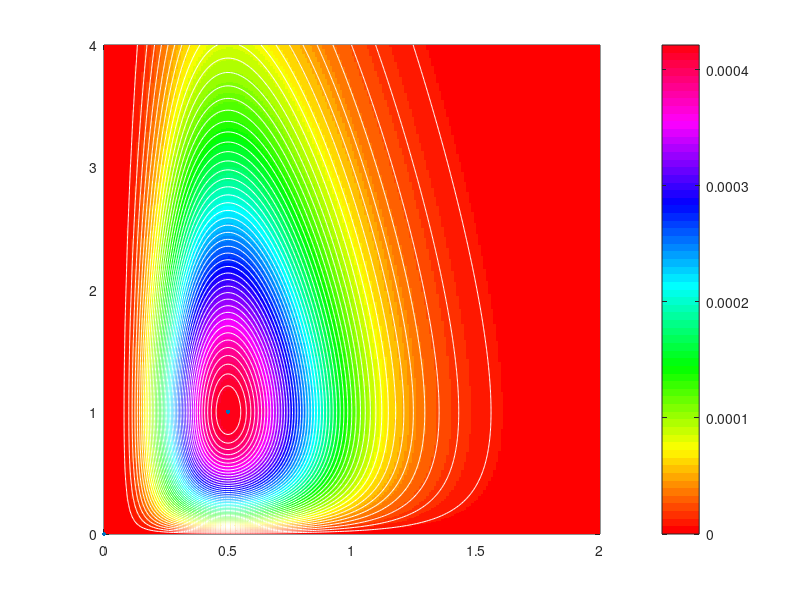

Source code (MATLAB): (Note: this script raises an error after producing the figure.)
% Setting initial conditions and variables.
% h is the time step.
% x and y are both 1 dimensional arrays with their respective coordinates. 
% X and Y are both 2 dimensional arrays with their respective coordinates.

clear
close all
h = 0.01;
x = 0:h:2;
y = 0:h:4;
[X,Y] = meshgrid(x,y);

% E is the grid of E(x,y) for x and y.
E = abs(X).^4 .*abs(Y).*exp(-8.*X - Y);

% This plots the colormap of E in X, Y.
cmap = colormap('hsv');
colormap(cmap)
pcolor(X, Y, E)
shading flat
colorbar
hold on
contour(X,Y,E,50, 'w')

% Adds the equilibrium points to the prior plot.
% And labels the plot.
x = [0 0.5];
y = [0 1];
hold on
plot(x, y, '.', 'LineWidth', 2, 'MarkerSize', 10)
hold on
[x,y] = forwardEuler(@dxdt, @dydt, 0.1);
plot(x,y,'LineWidth', 3, 'Color', 'k')
hold on
[x,y] = forwardEuler(@dxdt, @dydt, 0.002);
plot(x,y,'LineWidth', 3, 'Color', 'y')